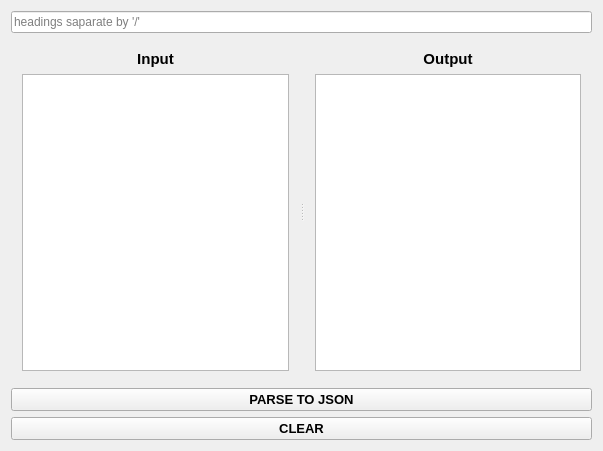
<?xml version="1.0" encoding="UTF-8"?>
<ui version="4.0">
 <class>MainWindow</class>
 <widget class="QMainWindow" name="MainWindow">
  <property name="geometry">
   <rect>
    <x>0</x>
    <y>0</y>
    <width>603</width>
    <height>451</height>
   </rect>
  </property>
  <property name="windowTitle">
   <string>MainWindow</string>
  </property>
  <widget class="QWidget" name="centralWidget">
   <layout class="QVBoxLayout" name="verticalLayout_3">
    <item>
     <widget class="QLineEdit" name="lineEdit">
      <property name="placeholderText">
       <string>headings saparate by '/'</string>
      </property>
     </widget>
    </item>
    <item>
     <widget class="QSplitter" name="splitter">
      <property name="orientation">
       <enum>Qt::Horizontal</enum>
      </property>
      <widget class="QWidget" name="">
       <layout class="QVBoxLayout" name="verticalLayout">
        <item>
         <widget class="QLabel" name="label">
          <property name="font">
           <font>
            <pointsize>11</pointsize>
            <weight>75</weight>
            <italic>false</italic>
            <bold>true</bold>
            <underline>false</underline>
            <strikeout>false</strikeout>
           </font>
          </property>
          <property name="text">
           <string>Input</string>
          </property>
          <property name="alignment">
           <set>Qt::AlignCenter</set>
          </property>
         </widget>
        </item>
        <item>
         <widget class="QTextEdit" name="input"/>
        </item>
       </layout>
      </widget>
      <widget class="QWidget" name="">
       <layout class="QVBoxLayout" name="verticalLayout_2">
        <item>
         <widget class="QLabel" name="label_2">
          <property name="font">
           <font>
            <pointsize>11</pointsize>
            <weight>75</weight>
            <italic>false</italic>
            <bold>true</bold>
            <underline>false</underline>
            <strikeout>false</strikeout>
           </font>
          </property>
          <property name="text">
           <string>Output</string>
          </property>
          <property name="alignment">
           <set>Qt::AlignCenter</set>
          </property>
         </widget>
        </item>
        <item>
         <widget class="QTextEdit" name="output"/>
        </item>
       </layout>
      </widget>
     </widget>
    </item>
    <item>
     <widget class="QPushButton" name="pushButton">
      <property name="font">
       <font>
        <pointsize>10</pointsize>
        <weight>75</weight>
        <bold>true</bold>
       </font>
      </property>
      <property name="text">
       <string>PARSE TO JSON</string>
      </property>
     </widget>
    </item>
    <item>
     <widget class="QPushButton" name="pushButton_2">
      <property name="font">
       <font>
        <pointsize>10</pointsize>
        <weight>75</weight>
        <bold>true</bold>
       </font>
      </property>
      <property name="text">
       <string>CLEAR</string>
      </property>
     </widget>
    </item>
   </layout>
  </widget>
 </widget>
 <layoutdefault spacing="6" margin="11"/>
 <resources/>
 <connections/>
</ui>
